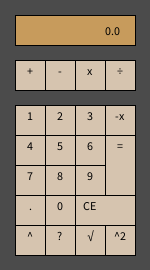
Frame 1 (no input)
Frame 60 (the mouse pressed at the canvas centre just before this capture): identical to frame 1, image omitted
Frame 120 (the mouse held since frame 60 and released just before this capture): identical to frame 1, image omitted

The Processing sketch that drew this single still picture (run headless with seeded random() and noise(); from frame 60 on, the mouse is pressed at the canvas centre):

// Processing sketch: Calculator
// ── Calculator.pde
// Leo Williams | 9-14-26 | Calculator
/*Color Palette
 #C79B5C
 #A37E4B
 #7A5F38
 #523F26
 #F5BE71
 */
String displayVal;
float l, r, result;
char op;
boolean newEntry;
boolean left;
Button[] numButtons = new Button[10];
Button[] opButtons =  new Button [12];

void setup() {
  size(150, 270);
  displayVal = "0.0";
  l = 0.0;
  r = 0.0;
  result= 0.0;
  op = ' ';
  left = true;
  newEntry = true;
  numButtons[0] = new Button(45, 195, 30, 30, "0");
  numButtons[1] = new Button(15, 105, 30, 30, "1");
  numButtons[2] = new Button(45, 105, 30, 30, "2");
  numButtons[3] = new Button(75, 105, 30, 30, "3");
  numButtons[4] = new Button(15, 135, 30, 30, "4");
  numButtons[5] = new Button(45, 135, 30, 30, "5");
  numButtons[6] = new Button(75, 135, 30, 30, "6");
  numButtons[7] = new Button(15, 165, 30, 30, "7");
  numButtons[8] = new Button(45, 165, 30, 30, "8");
  numButtons[9] = new Button(75, 165, 30, 30, "9");
  opButtons[0] = new Button(15, 195, 30, 30, ".");
  opButtons[1] = new Button(105, 135, 30, 60, "=");
  opButtons[2] = new Button(75, 195, 60, 30, "CE");
  opButtons[3] = new Button(15, 60, 30, 30, "+");
  opButtons[4] = new Button(45, 60, 30, 30, "-");
  opButtons[5] = new Button(75, 60, 30, 30, "x");
  opButtons[6] = new Button(105, 60, 30, 30, "÷");
  opButtons[7] = new Button(105, 105, 30, 30, "-x");
  opButtons[8] = new Button(15, 225, 30, 30, "^");
  opButtons[9] = new Button(45, 225, 30, 30, "?");
  opButtons[10] = new Button(75, 225, 30, 30, "√");
  opButtons[11] = new Button(105, 225, 30, 30, "^2");
}

void draw() {
  background(75);
  updateDisplay();
  for (int i = 0; i<numButtons.length; i++) {
    numButtons[i].display();
    numButtons[i].mouseOver(mouseX, mouseY);
  }
  for (int i = 0; i<opButtons.length; i++) {
    opButtons[i].display();
    opButtons[i].mouseOver(mouseX, mouseY);
  }
}

void updateDisplay() {
  //Background shape
  fill(#C79B5C);
  rect(15, 15, 120, 30);
  //Overlay text
  fill(0);
  textAlign(RIGHT);
  text(displayVal, width-30, 35);
}

void mouseReleased () {
  // Refresh hover for the exact release position.
  for (int i = 0; i < numButtons.length; i++) {
    numButtons[i].mouseOver(mouseX, mouseY);
  }

  for (int i = 0; i < numButtons.length; i++) {
    numButtons[i].mouseOver(mouseX, mouseY);
  }

  // number buttons
  for (int i = 0; i < numButtons.length; i++) {
    if (numButtons[i].hover == true) {
      handleEvent(numButtons[i].val.charAt(0), true);

/*      if (newEntry || displayVal.equals("0.0")) {
        displayVal = digit;
        newEntry = false;
      } else {
        displayVal += digit;
      }
*/
      if (left == true) {
        l = float(displayVal);
      } else {
        r = float(displayVal);
      }
    }
  }

  // Operator buttons
  for (int i = 0; i < opButtons.length; i++) {
    if (opButtons[i].hover == true) {
      char clicked  = opButtons[i].val.charAt(0);

      if (clicked == '=') {
        preformCalc();
      } else if (clicked == '+' || clicked == '-' ||
        clicked == 'x' || clicked == '÷') {
        op = clicked;
        left = false;
        newEntry = true;
        displayVal = str(op);
      } else if (opButtons[i].val.equals("-x")) {
        if (left == true) {
          l = l * -1;
          displayVal = str(l);
        } else {
          r = r * -1;
          displayVal = str(r);
        }
      } else if (clicked == '√') {
        if (left == true) {
          l = sqrt(l);
          displayVal = str(l);
        } else {
          r = sq(r);
          displayVal = str(r);
        }
      } else if (clicked == '.') {
        if (!displayVal.contains(".")) {
          if (left == true) {
            displayVal += ".";
            l = float(displayVal);
          } else {
            displayVal += ".";
            r = float(displayVal);
          }
        } else if (opButtons[i].val.equals("CE")) {
          if (left == true) {
            l = l * 0;
            displayVal = "0.0";
            newEntry = false;
          } else {
            r = r * 0;
            displayVal = "0.0";
            newEntry = false;
          }
        }
      }
    }
  }
}
void printState() {
  println(
    "l: " + l +
    " | r: " + r +
    " | result: " + result +
    " | left: " + left +
    " | op: " + op +
    "  display: " + displayVal );
}


void preformCalc() {
  if (op == '+') {
    result = l + r;
  } else if (op == '-') {
    result = l - r;
  } else if (op == '÷') {
    if (r == 0) {
      displayVal = "ERROR";
      newEntry = true;
      return;
    }
    result = l / r;
  } else if (op == 'x') {
    result = l * r;
  } else {
    return;
  }
  displayVal = str(result);
  l = result;
  r = 0.0;
}

void keyPressed() {
  if (key == '1') {
    println("You hit 1 " + keyCode);
    handleEvent('1', true);
  }
}

void handleEvent(char val, boolean isNum) {
  if (isNum == true) {
    //stuff
     String digit = str(val);

      if (newEntry || displayVal.equals("0.0")) {
        displayVal = digit;
        newEntry = false;
      } else {
        displayVal += digit;
      }
  } else {
    //otherstuff
  }
}

// ── Button.pde
class Button {
  // Member variables
  float x, y, w, h;
  color c1, c2;
  String val;
  boolean hover;

  // Constructor
  Button(float x, float y, float w, float h, String val) {
    this.x = x;
    this.y = y;
    this.w = w;
    this.h = h;
    c1 = color(#E8E0D0);
    c2 = color(#D6C4AF);
    this.val = val;
    hover = false;
  }

  // Member methods
  void display() {
    if (hover == true) {
      fill(c1);
    } else {
      fill(c2);
    }
    rect(x, y, w, h);
    fill(0);
    textAlign(CENTER);
    textSize(12);
    text(val, x+15, y+15);
  }
  void mouseOver(float tempX, float tempY) {
    if (tempX > x && tempX < x+w && tempY > y && tempY < y+h) {
      hover = true;
    } else {
      hover = false;
    }
  }
}
